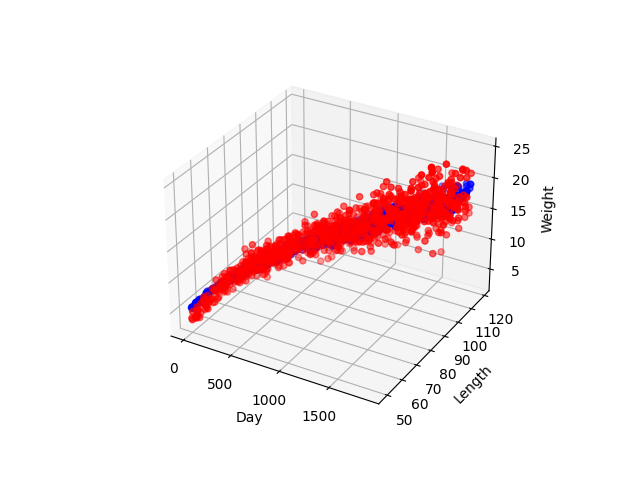

Generate this figure with Python:
import torch
import pandas as pd
from mpl_toolkits.mplot3d import Axes3D  # noqa: F401 unused import (Enables 3D graphs)
import matplotlib.pyplot as plt

df = pd.read_csv('day_length_weight.csv')

data = torch.tensor(df.values, dtype=torch.float)
all_x = data[:, 0:2].t()
all_y = data[:, 2].t()

# can be changed to make x_test and y_test
x_train = all_x
y_train = all_y

# inputs to our model
n = 2


class LinearRegressionModel:
    def __init__(self):
        # Model variables
        self.W = torch.randn((1, n), requires_grad=True)  # requires_grad enables calculation of gradients
        self.b = torch.randn(1, requires_grad=True)

    # Predictor
    def f(self, x):
        return self.W.mm(x) + self.b

    # Uses Mean Squared Error
    def loss(self, x, y):
        return torch.nn.functional.mse_loss(self.f(x), y.reshape(1, 1000))


model = LinearRegressionModel()

# Optimize: adjust W and b to minimize loss using stochastic gradient descent
optimizer = torch.optim.SGD([model.W, model.b], 0.0000001)
for epoch in range(75000):
    model.loss(x_train, y_train).backward()  # Compute loss gradients
    optimizer.step()  # Perform optimization by adjusting W and b,
    optimizer.zero_grad()  # Clear gradients for next step

# Print model variables and loss
print("W = %s, b = %s, loss = %s" % (model.W, model.b, model.loss(x_train, y_train)))

fig = plt.figure().gca(projection='3d')

fig.scatter(df['day'], df['length'], df['weight'], c='red')

fig.scatter(x_train[0, :], x_train[1, :], zs=model.f(x_train).detach(), c='blue')

fig.set_xlabel('Day')
fig.set_ylabel('Length')
fig.set_zlabel('Weight')

plt.savefig('b')
